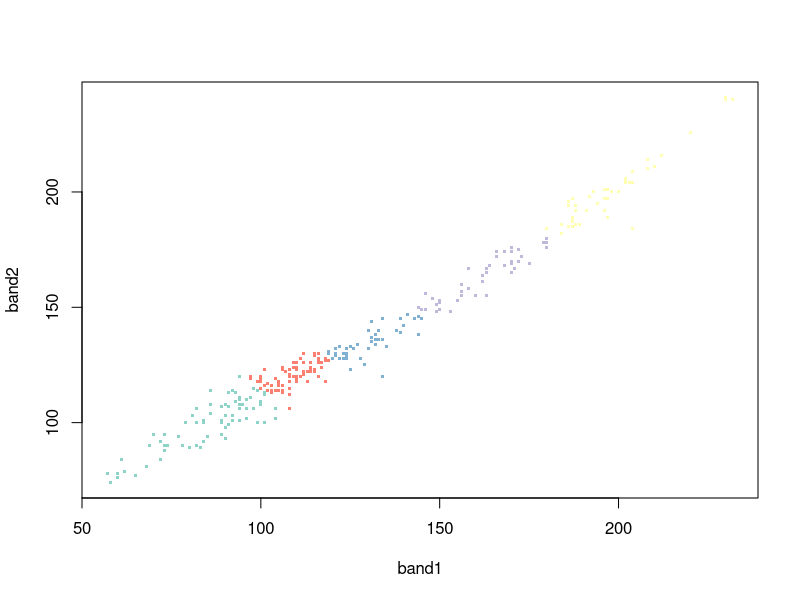
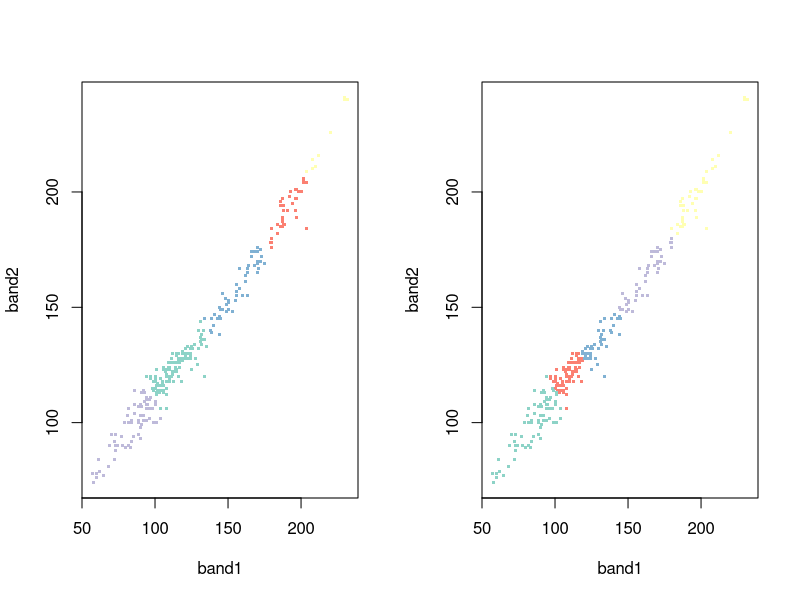

Source code (R) for these figures, in order:
######
# Bisecting K-Means
#####
rm(list = ls(all = T))

library(RColorBrewer)

# set seed to ensure consistent results
set.seed(100)

# Read data file
# When	submitting, ensure that the path to this file is just "hw2-data.csv" 
# and doesn't point	to a path on your machine 
data.df <- read.csv('hw2-data.csv')

# TODO: Implement bisecting k means.
# Input:
# data.df: data frame based on hw2-data.csv
# trials.max: Max. number of trials for kmeans, as per Algorithm 8.2 in textbook. 
# You are allowed to use the pre-defined kmeans() function.
# k: Number of clusters to find in bisecting k-means

# Output:
# Your output/function return value will be a list containing 2 elements
# first element of the list is a vector containing cluster assignments (i.e., values 1 to k assigned to each data point)
# second element of the list is a vector containing SSE of each cluster
# Additional Information:
# When identifying which cluster to split, choose the one with maximum SSE
# When performing kmeans, pick two random points the cluster with largest SSE as centers at every iteration. 
# Be mindful that there might be duplicates in the data.
# terminating condition: when k clusters have been found

bisectingkmeans <- function(data.df, trials.max, k){
  # start your implementation here
  clusterId <- 1
  clusterAssignment <- rep(1, nrow(data.df))
  clusters <- list(data.df)
  clusterSse <- list(sum((data.df[,2:3] - colMeans(data.df[,2:3]))^2))
  
  while(length(clusters) < k){
    #Remove cluster with maxSSE from the list of clusters
    maxSseClusterId <- which.max(clusterSse)
    clusterToSplit <- clusters[[maxSseClusterId]]
    clusters[[maxSseClusterId]] <- NULL
    clusterSse[[maxSseClusterId]] <- NULL
    
    kmtotsse <- .Machine$integer.max
    #For 1 to trials.max: perform kmeans()
    for(i in 1:trials.max){
      kmtrial <- kmeans(clusterToSplit[,2:3], 2)
      #Select two clusters for bisection
      if(kmtrial$totss < kmtotsse){
        km <- kmtrial
      }
    }
    
    #Add these two clusters to the list of clusters
    clusters <- append(clusters, list(clusterToSplit[km$cluster == 1,]))
    clusters <- append(clusters, list(clusterToSplit[km$cluster == 2,]))
    clusterSse <- append(clusterSse, km$withinss)
  }
  
  
  for(i in 1:length(clusters)){
    clusterAssignment[clusters[[i]][,1]] <- i
  }
  
  result <- list()
  result[[1]] <- clusterAssignment
  result[[2]] <- unlist(clusterSse)
  result
}

# Write code for comparing result from bisecting kmeans here - Part b
kmeans_comparison <- function(data.df, result, k){
  centroids <- data.df[c(210, 247, 265, 278, 288), 2:3]
  km <- kmeans(data.df[,2:3], centers = centroids)
  par(mfrow = c(1, 2))
  plot(data.df[, -1], col = brewer.pal(k, "Set3")[km$cluster], pch = '.',cex = 3)
  plot(data.df[, -1], col = brewer.pal(k, "Set3")[result[[1]]], pch = '.',cex = 3)
  par(mfrow = c(1, 1))
  abs(sum(result[[2]]) - sum(km$withinss))
}

# Don't edit anything beyond this line
# Please note, TA will test with different configurations of trails.max and k.
k=5
result <- bisectingkmeans(data.df, trials.max = 25 , k)
plot(data.df[, -1], col = brewer.pal(k, "Set3")[result[[1]]], pch = '.',
     cex = 3)

kmeans_comparison(data.df, result, k)

